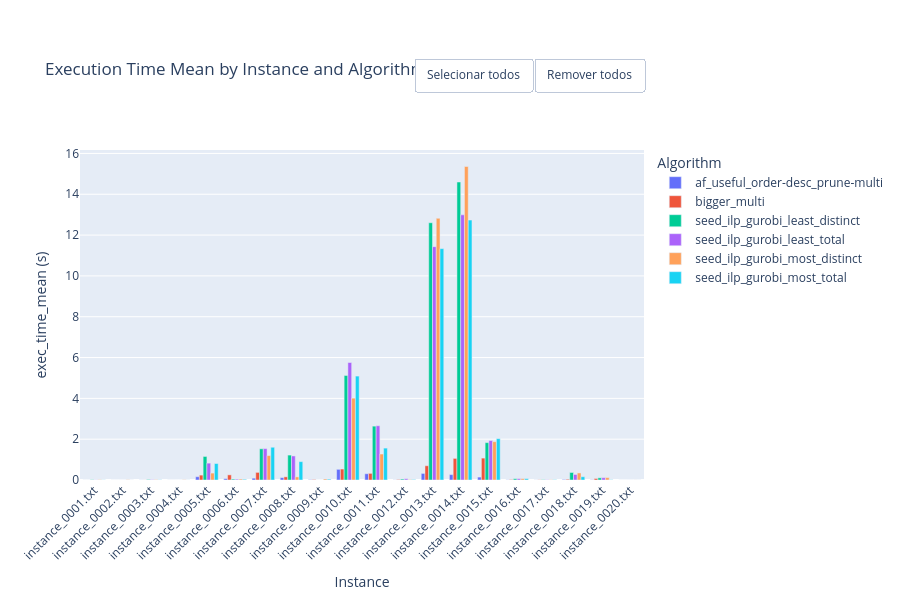

The notebook cell this image was saved under:
### Code cell
# Execution Time Mean

exec_time_plot = (
    df.pivot_table(
        index='instance',
        columns='algorithm',
        values='exec_time_mean',
        aggfunc='mean'
    )
    .sort_index()
    .fillna(0)
)

fig = go.Figure()
for algo in exec_time_plot.columns:
    fig.add_trace(go.Bar(
        name=algo,
        x=exec_time_plot.index,
        y=exec_time_plot[algo],
        hovertemplate=f'<b>{algo}</b><br>Instance: %{{x}}<br>%{{y:.4f}}s<extra></extra>'
    ))

fig.update_layout(
    barmode='group',
    title='Execution Time Mean by Instance and Algorithm',
    xaxis_title='Instance',
    yaxis_title='exec_time_mean (s)',
    legend_title='Algorithm',
    height=600,
    margin=dict(t=150),
    xaxis_tickangle=-45,
)
add_legend_mass_toggle(fig)
fig.show()

### Figure 1 — Plotly figure (JSON) as saved in the notebook; plotly's stock layout.template omitted (floating-point values rounded to 4 significant figures)
{"data": [{"hovertemplate": "<b>af_useful_order-desc_prune-multi</b><br>Instance: %{x}<br>%{y:.4f}s<extra></extra>", "name": "af_useful_order-desc_prune-multi", "type": "bar", "x": ["instance_0001.txt", "instance_0002.txt", "instance_0003.txt", "instance_0004.txt", "instance_0005.txt", "instance_0006.txt", "instance_0007.txt", "instance_0008.txt", "instance_0009.txt", "instance_0010.txt", "instance_0011.txt", "instance_0012.txt", "instance_0013.txt", "instance_0014.txt", "instance_0015.txt", "instance_0016.txt", "instance_0017.txt", "instance_0018.txt", "instance_0019.txt", "instance_0020.txt"], "y": [0.00085, 0.000121, 0.003343, 0.000574, 0.1613, 0.06656, 0.08854, 0.1166, 0.01447, 0.5221, 0.3072, 0.004761, 0.3226, 0.2639, 0.1433, 0.008526, 0.002236, 0.02509, 0.01065, 0.000112]}, {"hovertemplate": "<b>bigger_multi</b><br>Instance: %{x}<br>%{y:.4f}s<extra></extra>", "name": "bigger_multi", "type": "bar", "x": ["instance_0001.txt", "instance_0002.txt", "instance_0003.txt", "instance_0004.txt", "instance_0005.txt", "instance_0006.txt", "instance_0007.txt", "instance_0008.txt", "instance_0009.txt", "instance_0010.txt", "instance_0011.txt", "instance_0012.txt", "instance_0013.txt", "instance_0014.txt", "instance_0015.txt", "instance_0016.txt", "instance_0017.txt", "instance_0018.txt", "instance_0019.txt", "instance_0020.txt"], "y": [0.001568, 0.0001, 0.003462, 0.001567, 0.2399, 0.252, 0.3727, 0.1549, 0.02238, 0.5372, 0.3253, 0.02478, 0.6975, 1.058, 1.073, 0.02364, 0.009611, 0.03769, 0.07365, 0.000107]}, {"hovertemplate": "<b>seed_ilp_gurobi_least_distinct</b><br>Instance: %{x}<br>%{y:.4f}s<extra></extra>", "name": "seed_ilp_gurobi_least_distinct", "type": "bar", "x": ["instance_0001.txt", "instance_0002.txt", "instance_0003.txt", "instance_0004.txt", "instance_0005.txt", "instance_0006.txt", "instance_0007.txt", "instance_0008.txt", "instance_0009.txt", "instance_0010.txt", "instance_0011.txt", "instance_0012.txt", "instance_0013.txt", "instance_0014.txt", "instance_0015.txt", "instance_0016.txt", "instance_0017.txt", "instance_0018.txt", "instance_0019.txt", "instance_0020.txt"], "y": [0.01439, 0.000824, 0.0261, 0.0, 1.153, 0.04521, 1.529, 1.22, 0.0, 5.121, 2.639, 0.04649, 12.61, 14.6, 1.832, 0.06319, 0.01581, 0.3691, 0.1061, 0.000657]}, {"hovertemplate": "<b>seed_ilp_gurobi_least_total</b><br>Instance: %{x}<br>%{y:.4f}s<extra></extra>", "name": "seed_ilp_gurobi_least_total", "type": "bar", "x": ["instance_0001.txt", "instance_0002.txt", "instance_0003.txt", "instance_0004.txt", "instance_0005.txt", "instance_0006.txt", "instance_0007.txt", "instance_0008.txt", "instance_0009.txt", "instance_0010.txt", "instance_0011.txt", "instance_0012.txt", "instance_0013.txt", "instance_0014.txt", "instance_0015.txt", "instance_0016.txt", "instance_0017.txt", "instance_0018.txt", "instance_0019.txt", "instance_0020.txt"], "y": [0.008413, 0.000831, 0.01585, 0.0, 0.826, 0.04044, 1.539, 1.179, 0.0, 5.756, 2.658, 0.0613, 11.43, 12.99, 1.933, 0.06497, 0.01347, 0.2706, 0.1137, 0.000653]}, {"hovertemplate": "<b>seed_ilp_gurobi_most_distinct</b><br>Instance: %{x}<br>%{y:.4f}s<extra></extra>", "name": "seed_ilp_gurobi_most_distinct", "type": "bar", "x": ["instance_0001.txt", "instance_0002.txt", "instance_0003.txt", "instance_0004.txt", "instance_0005.txt", "instance_0006.txt", "instance_0007.txt", "instance_0008.txt", "instance_0009.txt", "instance_0010.txt", "instance_0011.txt", "instance_0012.txt", "instance_0013.txt", "instance_0014.txt", "instance_0015.txt", "instance_0016.txt", "instance_0017.txt", "instance_0018.txt", "instance_0019.txt", "instance_0020.txt"], "y": [0.01479, 0.01103, 0.01633, 0.01028, 0.3386, 0.04723, 1.197, 0.1519, 0.05006, 4.01, 1.273, 0.02327, 12.82, 15.36, 1.878, 0.06727, 0.01276, 0.3459, 0.1178, 0.001817]}, {"hovertemplate": "<b>seed_ilp_gurobi_most_total</b><br>Instance: %{x}<br>%{y:.4f}s<extra></extra>", "name": "seed_ilp_gurobi_most_total", "type": "bar", "x": ["instance_0001.txt", "instance_0002.txt", "instance_0003.txt", "instance_0004.txt", "instance_0005.txt", "instance_0006.txt", "instance_0007.txt", "instance_0008.txt", "instance_0009.txt", "instance_0010.txt", "instance_0011.txt", "instance_0012.txt", "instance_0013.txt", "instance_0014.txt", "instance_0015.txt", "instance_0016.txt", "instance_0017.txt", "instance_0018.txt", "instance_0019.txt", "instance_0020.txt"], "y": [0.006062, 0.000827, 0.009938, 0.002059, 0.8069, 0.034, 1.604, 0.8995, 0.0415, 5.091, 1.563, 0.02277, 11.34, 12.73, 2.026, 0.06563, 0.01408, 0.1598, 0.01291, 0.000762]}], "layout": {"barmode": "group", "height": 600, "legend": {"title": {"text": "Algorithm"}}, "margin": {"t": 150}, "title": {"text": "Execution Time Mean by Instance and Algorithm"}, "updatemenus": [{"buttons": [{"args": [{"visible": [true, true, true, true, true, true]}], "label": "Selecionar todos", "method": "update"}, {"args": [{"visible": ["legendonly", "legendonly", "legendonly", "legendonly", "legendonly", "legendonly"]}], "label": "Remover todos", "method": "update"}], "direction": "right", "showactive": false, "type": "buttons", "x": 1, "xanchor": "right", "y": 1.18, "yanchor": "bottom"}], "xaxis": {"tickangle": -45, "title": {"text": "Instance"}}, "yaxis": {"title": {"text": "exec_time_mean (s)"}}}}
